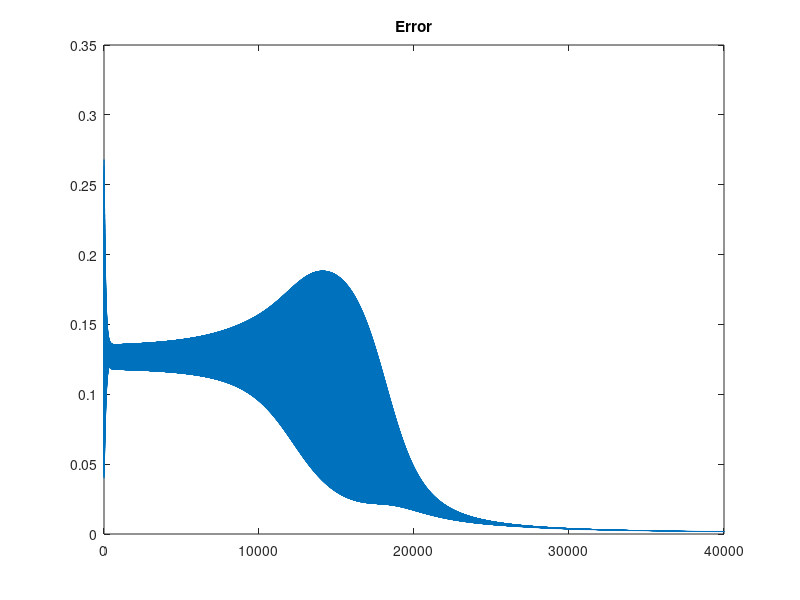

Write MATLAB code to recreate this figure.
clear;clc;close all;

s = @(z) 1./(1+exp(-z));
ds = @(z) s(z).*(1-s(z));

X = [0 0;
     0 1;
     1 0;
     1 1]
Y = [0;
     1;
     1;
     0]
 
 W1 = rand(2,2)
 W2 = rand(1,2)
 
 B1 = rand(2,1)
 B2 = rand(1,1)
  
 index = 1
 
 for epoch = 1:10000
     for i = 1:length(X)

        x0 = X(i,:)';
        t = Y(i);

        x1N = W1*x0 + B1;
        x1 = s(x1N);

        x2N = W2*x1 + B2;
        x2 = s(x2N);

        delta2 = (x2-t).*ds(x2N);
        delta1 = W2'*delta2.*ds(x1N);

        dedw2 = delta2*x1';
        dedw1 = delta1*x0';

        alpha = 0.1;

        W2 = W2 - alpha*dedw2;
        W1 = W1 - alpha*dedw1;

        B2 = B2 - alpha*delta2;
        B1 = B1 - alpha*delta1;
        
         E(index) = 0.5*norm(x2-t)^2;
         E(index);
         index = index + 1;

     end
     

     
 end
 
 plot(E)
 title("Error")
 Predict = @(I) s(W2*s(W1*I + B1)+B2)
 
